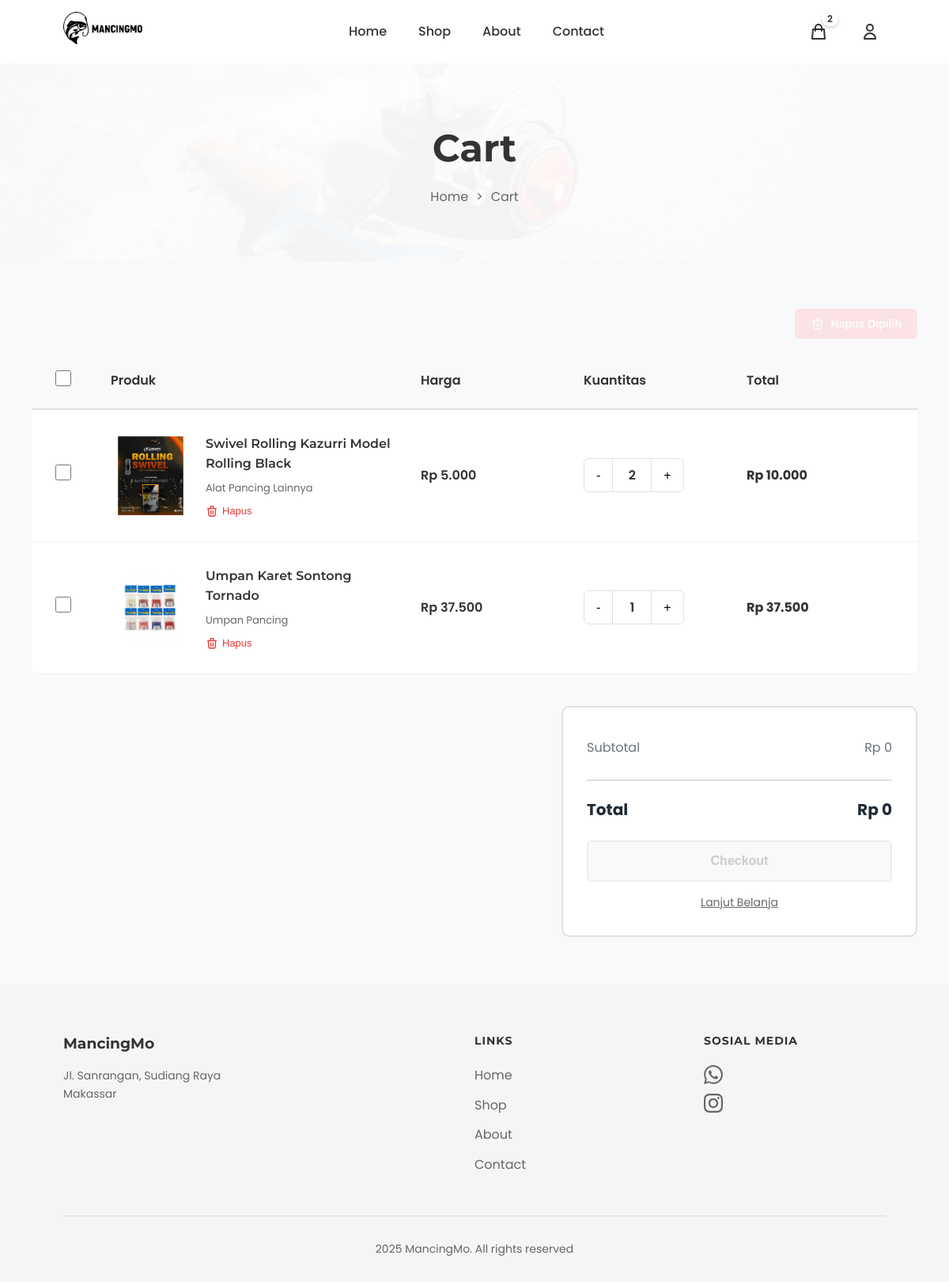
The app's page /cart/ (signed in), older data.
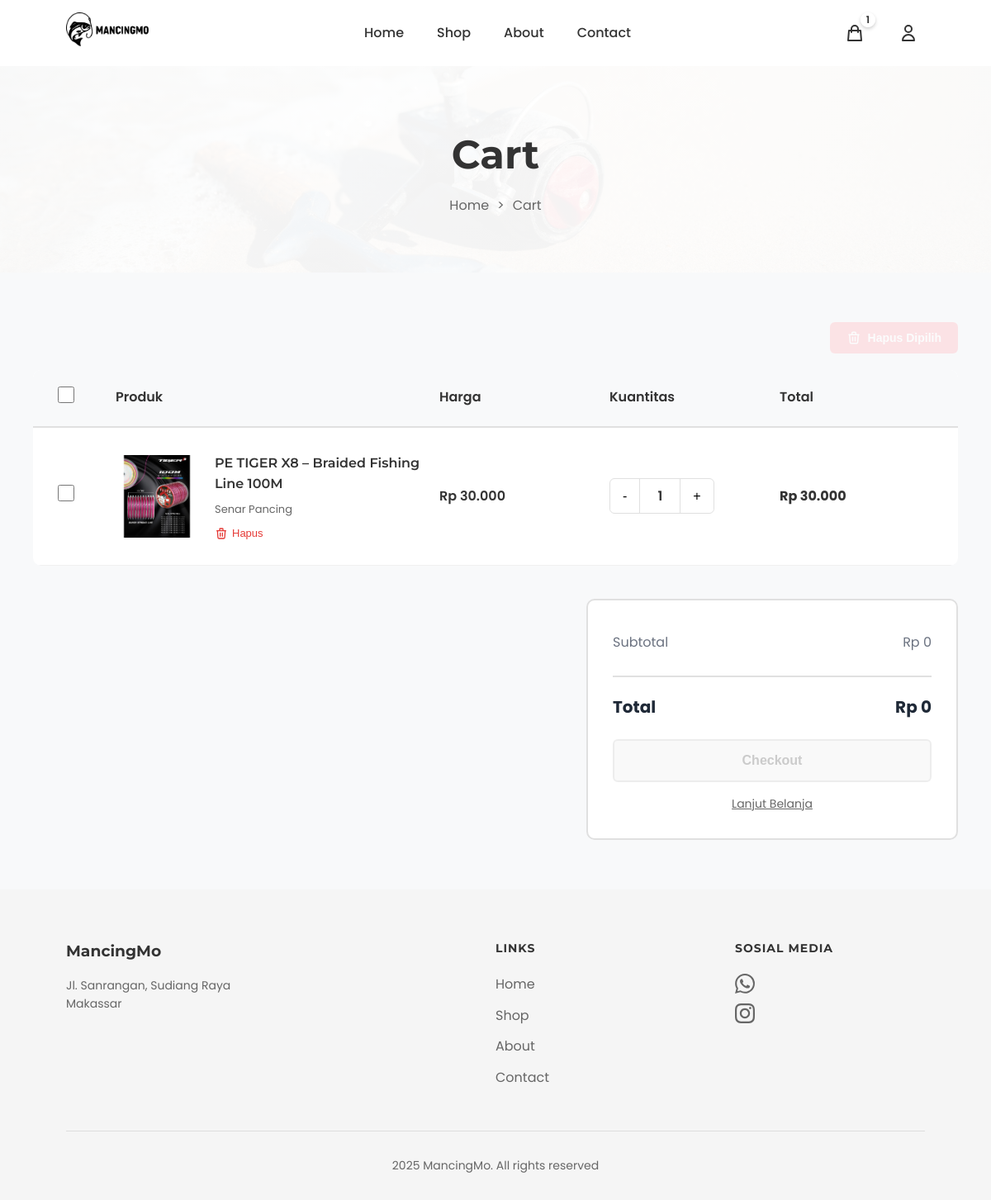
The same page, newer data.
### products/models.py (models this page shows, shortened)
class Cart(models.Model):
    user = models.OneToOneField(User, on_delete=models.CASCADE, related_name='cart', verbose_name="Pengguna")
    created_at = models.DateTimeField(auto_now_add=True, verbose_name="Dibuat Pada")
    updated_at = models.DateTimeField(auto_now=True, verbose_name="Diperbarui Pada")
    class Meta:
        verbose_name = "Keranjang"
        verbose_name_plural = "Keranjang"
        app_label = 'products'
    @property
    def unique_items_count(self):
        return self.items.count()
    def get_unique_items_count(self):
        return self.unique_items_count

class CartItem(models.Model):
    cart = models.ForeignKey(Cart, on_delete=models.CASCADE, related_name='items', verbose_name="Keranjang")
    product = models.ForeignKey(Product, on_delete=models.CASCADE, verbose_name="Produk")
    quantity = models.IntegerField(default=1, verbose_name="Jumlah")
    added_at = models.DateTimeField(auto_now_add=True, verbose_name="Ditambahkan Pada")
    class Meta:
        verbose_name = "Item Keranjang"
        verbose_name_plural = "Item Keranjang"
        unique_together = ('cart', 'product')
    @property
    def subtotal(self):
        return self.product.price * self.quantity
    def get_subtotal(self):
        return self.subtotal

class Product(models.Model):
    name = models.CharField(max_length=300, verbose_name="Nama Produk")
    slug = models.SlugField(unique=True, blank=True, verbose_name="Slug")
    description = models.TextField(verbose_name="Deskripsi")
    price = models.DecimalField(max_digits=10, decimal_places=0, verbose_name="Harga")
    category = models.ForeignKey(Category, on_delete=models.CASCADE, related_name='products', verbose_name="Kategori")
    stock = models.IntegerField(default=0, verbose_name="Stok")
    image = models.ImageField(upload_to='products/', blank=True, null=True, verbose_name="Gambar")
    is_active = models.BooleanField(default=True, verbose_name="Aktif")
    featured = models.BooleanField(default=False, verbose_name="Unggulan")
    created_at = models.DateTimeField(auto_now_add=True, verbose_name="Dibuat Pada")
    updated_at = models.DateTimeField(auto_now=True, verbose_name="Diperbarui Pada")
    class Meta:
        verbose_name = "Produk"
        verbose_name_plural = "Produk"
        ordering = ['-created_at']
        app_label = 'products'

class Category(models.Model):
    name = models.CharField(max_length=200, verbose_name="Nama Kategori")
    slug = models.SlugField(unique=True, blank=True, verbose_name="Slug")
    description = models.TextField(blank=True, verbose_name="Deskripsi")
    created_at = models.DateTimeField(auto_now_add=True, verbose_name="Dibuat Pada")
    class Meta:
        verbose_name = "Kategori"
        verbose_name_plural = "Kategori"
        ordering = ['name']
        app_label = 'products'

### products/views.py (the view)
# urls.py: path('cart/', views.cart, name='cart'),
@login_required
def cart(request):
    cart, created = Cart.objects.get_or_create(user=request.user)
    cart_items = cart.items.select_related('product').all()
    context = {
        'cart': cart,
        'cart_items': cart_items,
    }
    return render(request, 'cart.html', context)

### products/templatetags/currency_filters.py (called while the page is built)
@register.filter
def rupiah(value):
    try:
        value = float(value)
        formatted = "{:,.0f}".format(value).replace(',', '.')
        return formatted
    except (ValueError, TypeError):
        return value

### templates/cart.html (shortened to what this page needs)
{% extends 'base.html' %}
{% load static %}
{% load currency_filters %}
{% block extra_css %}
<link rel="stylesheet" href="{% static 'css/cart.css' %}">
{% endblock %}
{% block content %}
<section class="page-hero">
    <h1 class="page-title">Cart</h1>
    <div class="breadcrumb">
        <a href="{% url 'home' %}">Home</a>
        <span>></span>
        <span>Cart</span>
    </div>
</section>
<section class="cart-container">
    {% if cart_items %}
    <div class="cart-actions">
        <button type="button" class="btn-delete-selected" id="delete-selected-btn" onclick="deleteSelectedItems()" disabled>
            <svg fill="none" stroke="currentColor" viewBox="0 0 24 24">
                <path stroke-linecap="round" stroke-linejoin="round" stroke-width="2" d="M19 7l-.867 12.142A2 2 0 0116.138 21H7.862a2 2 0 01-1.995-1.858L5 7m5 4v6m4-6v6m1-10V4a1 1 0 00-1-1h-4a1 1 0 00-1 1v3M4 7h16"/>
            </svg>
        </button>
    </div>
    <div class="cart-table">
        <div class="table-header">
            <div>
                <input type="checkbox" id="select-all-checkbox" onchange="toggleSelectAll(this)">
            </div>
            <div>Produk</div>
            <div>Harga</div>
            <div>Kuantitas</div>
            <div>Total</div>
        </div>
        {% for item in cart_items %}
        <div class="cart-item" data-item-id="{{ item.id }}">
            <div>
                <input type="checkbox" class="item-checkbox"
                       data-item-id="{{ item.id }}"
                       data-price="{{ item.product.price|floatformat:0 }}"
                       data-quantity="{{ item.quantity }}"
                       data-subtotal="{{ item.get_subtotal|floatformat:0 }}"
                       onchange="updateCartSummary()">
            </div>
            <div class="item-details">
                <div class="item-image">
                    {% if item.product.image %}
                    <img src="{{ item.product.image.url }}" alt="{{ item.product.name }}">
                    {% else %}
                    <img src="{% static 'image/no-image.png' %}" alt="No Image">
                    {% endif %}
                </div>
                <div class="item-info">
                    <h3>{{ item.product.name }}</h3>
                    <div class="item-variant">{{ item.product.category.name }}</div>
                    <div class="item-actions">
                        <form method="post" action="{% url 'remove_from_cart' item.id %}" style="display: inline;">
                            <button type="submit" class="action-btn" onclick="return confirm('Hapus produk ini dari keranjang?')">
                                <svg fill="none" stroke="currentColor" viewBox="0 0 24 24">
                                    <path stroke-linecap="round" stroke-linejoin="round" stroke-width="2" d="M19 7l-.867 12.142A2 2 0 0116.138 21H7.862a2 2 0 01-1.995-1.858L5 7m5 4v6m4-6v6m1-10V4a1 1 0 00-1-1h-4a1 1 0 00-1 1v3M4 7h16"/>
                                </svg>
                                Hapus
                            </button>
                        </form>
                    </div>
                </div>
            </div>
            <div class="item-price">
                Rp {{ item.product.price|rupiah }}
            </div>
            <div class="item-quantity">
                <button class="qty-btn" onclick="updateQuantity({{ item.id }}, 'decrease')">-</button>
                <span class="qty-display" id="qty-{{ item.id }}">{{ item.quantity }}</span>
                <button class="qty-btn" onclick="updateQuantity({{ item.id }}, 'increase')">+</button>
            </div>
            <div class="item-total" id="subtotal-{{ item.id }}">
                Rp {{ item.get_subtotal|rupiah }}
            </div>
        </div>
        {% endfor %}
    </div>
    <div class="cart-summary">
        <div class="summary-row">
            <span>Subtotal</span>
            <span id="cart-subtotal">Rp 0</span>
        </div>
        <div class="summary-row total">
            <span>Total</span>
            <span id="cart-total">Rp 0</span>
        </div>
        <button type="button" class="btn-checkout" id="checkout-btn" onclick="proceedToCheckout()" disabled>Checkout</button>
        <a href="{% url 'shop' %}" class="link-continue">Lanjut Belanja</a>
    </div>
    {% endif %}
</section>
{% endblock %}

### templates/base.html (shortened to what this page needs)
{% load static %}
<!DOCTYPE html>
<html lang="id">
<head>
    <link rel="stylesheet" href="https://cdnjs.cloudflare.com/ajax/libs/font-awesome/6.0.0/css/all.min.css">
    <link rel="stylesheet" href="{% static 'css/header.css' %}">
    <link rel="stylesheet" href="{% static 'css/footer.css' %}">
    <link rel="stylesheet" href="{% static 'css/edit_profile.css' %}">
    <link rel="stylesheet" href="{% static 'css/order_history.css' %}">
    <link rel="stylesheet" href="{% static 'css/change_password.css' %}">
    {% block extra_css %}{% endblock %}
</head>
<body>
    {% include 'includes/header.html' %}
    <main>
        {% block content %}
        {% endblock %}
    </main>
    {% include 'includes/footer.html' %}
</body>
</html>

### templates/includes/header.html (shortened to what this page needs)
{% load static %}
<nav>
    <div class="logo">
        <a href="{% url 'home' %}">
            <img src="{% static 'image/logo mancingmo.png' %}" alt="MancingMo Logo">
        </a>
    </div>
    <ul class="nav-links">
        <li><a href="{% url 'home' %}">Home</a></li>
        <li><a href="{% url 'shop' %}">Shop</a></li>
        <li><a href="{% url 'about' %}">About</a></li>
        <li><a href="{% url 'contact' %}">Contact</a></li>
    </ul>
    <div class="nav-icons">
        <a href="{% url 'cart' %}" class="icon-link cart-icon-wrapper">
            <svg fill="none" stroke="currentColor" viewBox="0 0 24 24">
                <path stroke-linecap="round" stroke-linejoin="round" stroke-width="2" d="M16 11V7a4 4 0 00-8 0v4M5 9h14l1 12H4L5 9z"/>
            </svg>
            {% if user.is_authenticated %}
                {% if user.cart.get_unique_items_count > 0 %}
                <span class="cart-badge" id="cartBadge">{{ user.cart.get_unique_items_count }}</span>
                {% else %}
                <span class="cart-badge" id="cartBadge" style="display: none;"></span>
                {% endif %}
            {% endif %}
        </a>
        {% if user.is_authenticated %}
        <div class="user-menu">
            <button class="user-btn">
                <svg fill="none" stroke="currentColor" viewBox="0 0 24 24">
                    <path stroke-linecap="round" stroke-linejoin="round" stroke-width="2" d="M16 7a4 4 0 11-8 0 4 4 0 018 0zM12 14a7 7 0 00-7 7h14a7 7 0 00-7-7z"/>
                </svg>
            </button>
        </div>
        {% endif %}
    </div>
</nav>

### templates/includes/footer.html (shortened to what this page needs)
{% load static %}
<footer>
    <div class="footer-content">
        <div class="footer-about">
            <h3>MancingMo</h3>
            <p>Jl. Sanrangan, Sudiang Raya<br>Makassar</p>
        </div>
        <div class="footer-column">
            <h4>Links</h4>
            <ul>
                <li><a href="{% url 'home' %}">Home</a></li>
                <li><a href="{% url 'shop' %}">Shop</a></li>
                <li><a href="{% url 'about' %}">About</a></li>
                <li><a href="{% url 'contact' %}">Contact</a></li>
            </ul>
        </div>
        <div class="footer-column">
            <h4>Sosial Media</h4>
            <div class="contact-icons">
                <a href="https://wa.me/+6282246699991" target="_blank">
                </a>
                <a href="https://www.instagram.com/fishingstagemakassar2025?igsh=YzVkbnI5amE3ZHBp" target="_blank">
                </a>
            </div>
        </div>
    </div>
    <div class="footer-bottom">
        2025 MancingMo. All rights reserved
    </div>
</footer>

### static/css/header.css (style rules this page uses)
nav { display: flex; justify-content: space-between; align-items: center; padding: 15px 80px; background: white; box-shadow: 0 2px 5px rgba(0,0,0,0.1); height: 80px; }
.logo { display: flex; align-items: center; font-weight: bold; font-size: 20px; }
.logo img { width: 100px; height: 100px; margin-right: 10px; object-fit: contain; }
.nav-links { display: flex; gap: 40px; list-style: none; }
.nav-links a { text-decoration: none; color: #333; font-weight: 500; transition: color 0.3s; }
.nav-icons { display: flex; gap: 25px; align-items: center; }
.nav-icons a { text-decoration: none; color: #333; display: flex; flex-direction: column; align-items: center; gap: 5px; }
.nav-icons a svg { width: 24px; height: 24px; color: #333; stroke: #333; }
.nav-icons a span { font-size: 12px; color: #333; line-height: 1; white-space: nowrap; }
.cart-icon-wrapper { position: relative; display: flex; align-items: center; justify-content: center; width: 40px; height: 40px; }
.cart-badge { position: absolute; top: -5px; right: -5px; background: transparent; color: white; font-size: 11px; font-weight: 600; min-width: 18px; height: 18px; border-radius: 9px; display: flex; align-items: center; justify-content: center; padding: 0 5px; box-shadow: 0 2px 4px rgba(0, 0, 0, 0.2); border: 2px solid white; z-index: 10; }
.user-menu { position: relative; }
.user-btn { display: flex; align-items: center; justify-content: center; width: 40px; height: 40px; padding: 0; background: transparent; border: none; cursor: pointer; transition: all 0.3s ease; color: #333; }
.user-btn svg { width: 24px; height: 24px; }
.icon-link { display: flex; align-items: center; justify-content: center; width: 40px; height: 40px; color: #333; transition: all 0.3s ease; }

### static/css/footer.css (style rules this page uses)
footer { background: #f5f5f5; padding: 60px 80px 30px; }
.footer-content { display: grid; grid-template-columns: 2fr 1fr 1fr; gap: 60px; margin-bottom: 40px; }
.footer-about h3 { margin-bottom: 15px; }
.footer-about p { color: #666; line-height: 1.6; font-size: 14px; }
.footer-column h4 { margin-bottom: 20px; font-size: 14px; text-transform: uppercase; letter-spacing: 1px; }
.footer-column ul { list-style: none; }
.footer-column ul li { margin-bottom: 12px; }
.footer-column a { text-decoration: none; color: #666; transition: color 0.3s; }
.contact-icons { display: flex; flex-direction: column; gap: 12px; margin-top: 15px; }
.contact-icons a { display: flex; align-items: center; gap: 10px; text-decoration: none; color: #666; transition: color 0.3s; }
.contact-icons a svg { width: 24px; height: 24px; flex-shrink: 0; fill: #666; }
.footer-bottom { text-align: center; padding-top: 30px; border-top: 1px solid #ddd; color: #666; font-size: 14px; }

### static/css/order_history.css (style rules this page uses)
.summary-row { display: flex; justify-content: space-between; padding: 0.5rem 0; color: #6b7280; font-size: 0.9rem; }
.summary-row.total { font-weight: 600; color: #1f2937; border-top: 2px solid #e5e7eb; padding-top: 0.75rem; margin-top: 0.5rem; font-size: 1rem; }

### templates/base.html (style rules this page uses)
* { margin: 0; padding: 0; box-sizing: border-box; }
body { font-family: 'Poppins', sans-serif; color: #333; background-color: #f8f9fa; line-height: 1.6; min-height: 100vh; display: flex; flex-direction: column; }
h1, h2, h3, h4, h5, h6 { font-family: 'Montserrat', sans-serif; }
main { flex: 1; }

Row changes from the older to the newer data that the page shows:
removed CartItem: product.image (picture), product.name "Swivel Rolling Kazurri Model Rolling Black", product.category.name "Alat Pancing Lainnya", product.price|rupiah "5.000", quantity "2", get_subtotal|rupiah "10.000"
removed CartItem: product.image (picture), product.name "Umpan Karet Sontong Tornado", product.category.name "Umpan Pancing", product.price|rupiah "37.500", quantity "1", get_subtotal|rupiah "37.500"
added CartItem: product.image (picture), product.name "PE TIGER X8 – Braided Fishing Line 100M", product.category.name "Senar Pancing", product.price|rupiah "30.000", quantity "1", get_subtotal|rupiah "30.000"
Text that changed along with them:
{{ user.cart.get_unique_items_count }}: "2" → "1"
